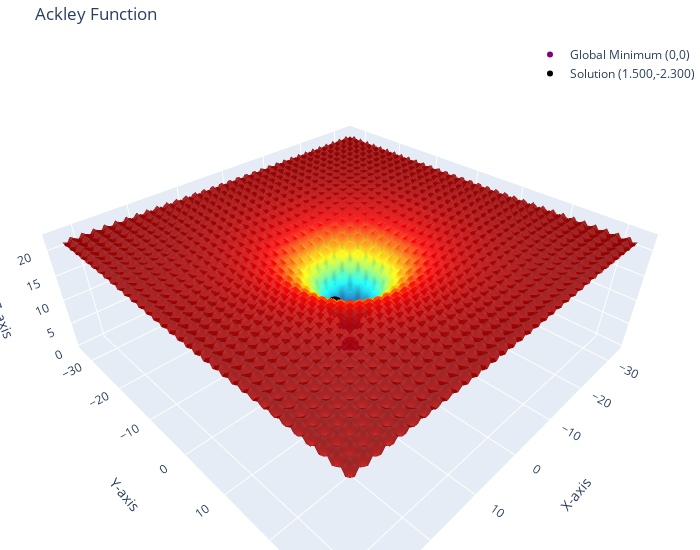

Notebook code cell kept with this figure:
### Markdown cell above
## **Visual test**

### Code cell
def ackley_test(x, y):
    term1 = -20 * np.exp(-0.2 * np.sqrt(0.5 * (x**2 + y**2)))
    term2 = -np.exp(0.5 * (np.cos(2 * np.pi * x) + np.cos(2 * np.pi * y)))
    return term1 + term2 + np.e + 20

def plot_ackley(solution: list[float, float]):
    
    x = np.linspace(-32.768, 32.768, 100)
    y = np.linspace(-32.768, 32.768, 100)
    X, Y = np.meshgrid(x, y)
    Z = ackley_test(X, Y)

    # surface plot
    fig = go.Figure(data=[go.Surface(z=Z, x=X, y=Y, colorscale='Jet', showscale=False, opacity=0.85)])

    # global minimum at (0, 0)
    global_min_x, global_min_y = 0, 0
    global_min_z = ackley_test(global_min_x, global_min_y)
    fig.add_trace(go.Scatter3d(
        x=[global_min_x], y=[global_min_y], z=[global_min_z],
        mode='markers',
        marker=dict(size=6, color='purple', symbol='circle'),
        name=f'Global Minimum ({global_min_x},{global_min_y})'
    ))

    # solution
    solution_x, solution_y = solution
    solution_z = ackley_test(solution_x, solution_y)
    fig.add_trace(go.Scatter3d(
        x=[solution_x], y=[solution_y], z=[solution_z],
        mode='markers',
        marker=dict(size=6, color='black', symbol='circle'),
        name=f'Solution ({solution_x:.3f},{solution_y:.3f})'
    ))

    # Update layout
    fig.update_layout(
        title='Ackley Function',
        scene=dict(
            xaxis_title='X-axis',
            yaxis_title='Y-axis',
            zaxis_title='Z-axis'
        ),
        margin=dict(l=0, r=0, b=0, t=40),  # Adjust margins for better fit
        width=700,
        height=550,
        showlegend=True,  # Enable legend
        legend=dict(
            x=1,  # Position legend at the top-right corner
            y=1,
            xanchor='right',
            yanchor='top'
        )
    )

    fig.show()
# ----------------------------------------
plot_ackley([1.5, -2.3])

### Figure 1 — Plotly figure (JSON) as saved in the notebook; plotly's stock layout.template omitted (floating-point values rounded to 4 significant figures; data arrays with more than 128 entries replaced by an {"elided": "..."} marker saying what was removed)
{"data": [{"colorscale": [[0, "rgb(0,0,131)"], [0.2, "rgb(0,60,170)"], [0.4, "rgb(5,255,255)"], [0.6, "rgb(255,255,0)"], [0.8, "rgb(250,0,0)"], [1, "rgb(128,0,0)"]], "opacity": 0.85, "showscale": false, "type": "surface", "x": {"elided": "100x100 float values"}, "y": {"elided": "100x100 float values"}, "z": {"elided": "100x100 float values"}}, {"marker": {"color": "purple", "size": 6, "symbol": "circle"}, "mode": "markers", "name": "Global Minimum (0,0)", "type": "scatter3d", "x": [0], "y": [0], "z": [0]}, {"marker": {"color": "black", "size": 6, "symbol": "circle"}, "mode": "markers", "name": "Solution (1.500,-2.300)", "type": "scatter3d", "x": [1.5], "y": [-2.3], "z": [8.635]}], "layout": {"height": 550, "legend": {"x": 1, "xanchor": "right", "y": 1, "yanchor": "top"}, "margin": {"b": 0, "l": 0, "r": 0, "t": 40}, "scene": {"xaxis": {"title": {"text": "X-axis"}}, "yaxis": {"title": {"text": "Y-axis"}}, "zaxis": {"title": {"text": "Z-axis"}}}, "showlegend": true, "title": {"text": "Ackley Function"}, "width": 700}}
